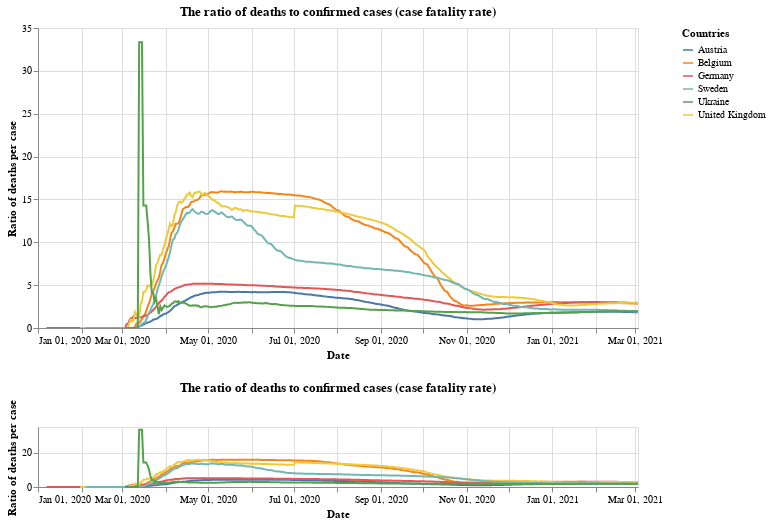

Notebook code cell kept with this figure:
### Markdown cell above
## Case fatality rate

### Code cell
#collapse
base = alt.Chart(x_small).mark_line().encode(
    x=alt.X("yearmonthdate(date):T", axis=alt.Axis(title='Date')),
    y=alt.Y("ratio:Q", axis=alt.Axis(title='Ratio of deaths per case')),
    tooltip='id',
    color=alt.Color('id', legend=alt.Legend(title="Countries")),
opacity=alt.condition(leg_selection, alt.value(1), alt.value(0.2))
).add_selection(leg_selection).properties(title='The ratio of deaths to confirmed cases (case fatality rate)', width=600)

upper = base.encode(
    alt.X('yearmonthdate(date):T',axis=alt.Axis(title='Date'),
          scale=alt.Scale(domain=brush))
)

lower = base.properties(
    height=60
).add_selection(brush)

upper & lower

### Figure 1 — Vega-Lite specification as saved in the notebook (floating-point values rounded to 4 significant figures; data arrays with more than 128 entries replaced by an {"elided": "..."} marker saying what was removed)
{"config": {"view": {"continuousWidth": 400, "continuousHeight": 300}}, "vconcat": [{"mark": "line", "encoding": {"color": {"type": "nominal", "field": "id", "legend": {"title": "Countries"}}, "opacity": {"condition": {"value": 1, "selection": "selector001"}, "value": 0.2}, "tooltip": {"type": "nominal", "field": "id"}, "x": {"type": "temporal", "axis": {"title": "Date"}, "field": "date", "scale": {"domain": {"selection": "selector004"}}, "timeUnit": "yearmonthdate"}, "y": {"type": "quantitative", "axis": {"title": "Ratio of deaths per case"}, "field": "ratio"}}, "selection": {"selector001": {"type": "multi", "fields": ["id"], "bind": "legend"}}, "title": "The ratio of deaths to confirmed cases (case fatality rate)", "width": 600}, {"mark": "line", "encoding": {"color": {"type": "nominal", "field": "id", "legend": {"title": "Countries"}}, "opacity": {"condition": {"value": 1, "selection": "selector001"}, "value": 0.2}, "tooltip": {"type": "nominal", "field": "id"}, "x": {"type": "temporal", "axis": {"title": "Date"}, "field": "date", "timeUnit": "yearmonthdate"}, "y": {"type": "quantitative", "axis": {"title": "Ratio of deaths per case"}, "field": "ratio"}}, "height": 60, "selection": {"selector001": {"type": "multi", "fields": ["id"], "bind": "legend"}, "selector004": {"type": "interval", "encodings": ["x"]}}, "title": "The ratio of deaths to confirmed cases (case fatality rate)", "width": 600}], "data": {"name": "data-186c2c0de00a77504300cca642becb64"}, "$schema": "https://vega.github.io/schema/vega-lite/v4.8.1.json", "datasets": {"data-186c2c0de00a77504300cca642becb64": {"elided": "2568 records"}}}
